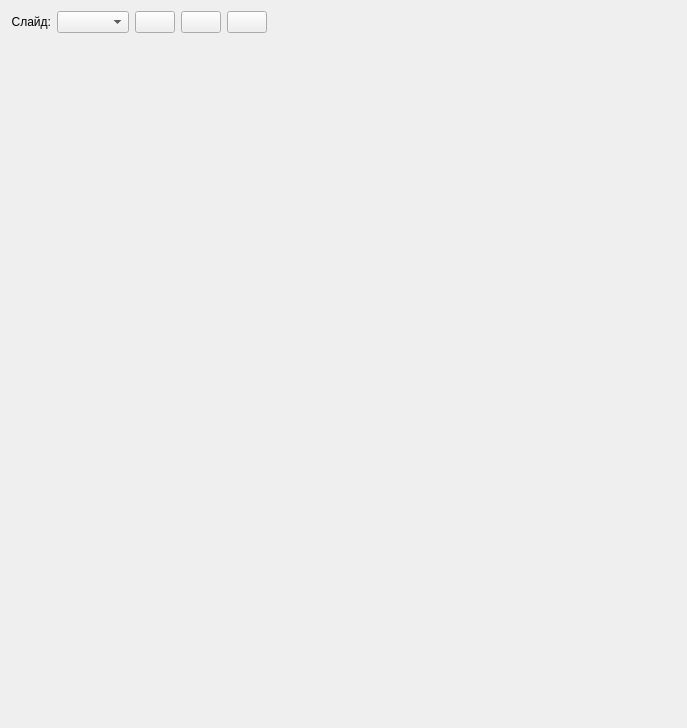
<?xml version="1.0" encoding="UTF-8"?>
<ui version="4.0">
 <class>Form</class>
 <widget class="QWidget" name="Form">
  <property name="geometry">
   <rect>
    <x>0</x>
    <y>0</y>
    <width>687</width>
    <height>728</height>
   </rect>
  </property>
  <property name="windowTitle">
   <string>Form</string>
  </property>
  <layout class="QVBoxLayout" name="verticalLayout" stretch="0,1">
   <item>
    <layout class="QHBoxLayout" name="horizontalLayout">
     <item>
      <widget class="QLabel" name="label_slide">
       <property name="text">
        <string>Слайд:</string>
       </property>
       <property name="alignment">
        <set>Qt::AlignRight|Qt::AlignTrailing|Qt::AlignVCenter</set>
       </property>
      </widget>
     </item>
     <item>
      <widget class="QComboBox" name="comboBox_slide"/>
     </item>
     <item>
      <widget class="QPushButton" name="btn_pause">
       <property name="sizePolicy">
        <sizepolicy hsizetype="Preferred" vsizetype="Ignored">
         <horstretch>0</horstretch>
         <verstretch>0</verstretch>
        </sizepolicy>
       </property>
       <property name="text">
        <string/>
       </property>
      </widget>
     </item>
     <item>
      <widget class="QPushButton" name="btn_prev">
       <property name="sizePolicy">
        <sizepolicy hsizetype="Preferred" vsizetype="Ignored">
         <horstretch>0</horstretch>
         <verstretch>0</verstretch>
        </sizepolicy>
       </property>
       <property name="text">
        <string/>
       </property>
      </widget>
     </item>
     <item>
      <widget class="QPushButton" name="btn_next">
       <property name="sizePolicy">
        <sizepolicy hsizetype="Preferred" vsizetype="Ignored">
         <horstretch>0</horstretch>
         <verstretch>0</verstretch>
        </sizepolicy>
       </property>
       <property name="text">
        <string/>
       </property>
      </widget>
     </item>
     <item>
      <spacer name="horizontalSpacer">
       <property name="orientation">
        <enum>Qt::Horizontal</enum>
       </property>
       <property name="sizeHint" stdset="0">
        <size>
         <width>40</width>
         <height>20</height>
        </size>
       </property>
      </spacer>
     </item>
    </layout>
   </item>
   <item>
    <widget class="QLabel" name="label_img">
     <property name="text">
      <string/>
     </property>
    </widget>
   </item>
  </layout>
 </widget>
 <resources/>
 <connections/>
</ui>
